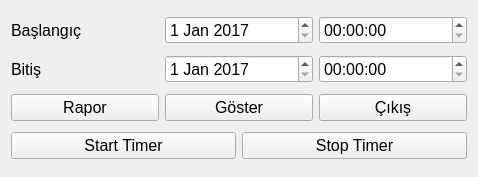
<?xml version="1.0" encoding="UTF-8"?>
<ui version="4.0">
 <class>Form</class>
 <widget class="QWidget" name="Form">
  <property name="geometry">
   <rect>
    <x>0</x>
    <y>0</y>
    <width>478</width>
    <height>177</height>
   </rect>
  </property>
  <property name="windowTitle">
   <string>report</string>
  </property>
  <layout class="QHBoxLayout" name="horizontalLayout_5">
   <item>
    <layout class="QVBoxLayout" name="verticalLayout">
     <item>
      <layout class="QHBoxLayout" name="horizontalLayout_2">
       <item>
        <widget class="QLabel" name="label">
         <property name="font">
          <font>
           <pointsize>12</pointsize>
          </font>
         </property>
         <property name="text">
          <string>Başlangıç</string>
         </property>
        </widget>
       </item>
       <item>
        <widget class="QDateEdit" name="dateEdit_begin">
         <property name="font">
          <font>
           <pointsize>12</pointsize>
          </font>
         </property>
         <property name="dateTime">
          <datetime>
           <hour>0</hour>
           <minute>0</minute>
           <second>0</second>
           <year>2017</year>
           <month>1</month>
           <day>1</day>
          </datetime>
         </property>
        </widget>
       </item>
       <item>
        <widget class="QTimeEdit" name="timeEdit_begin">
         <property name="font">
          <font>
           <pointsize>12</pointsize>
          </font>
         </property>
        </widget>
       </item>
      </layout>
     </item>
     <item>
      <layout class="QHBoxLayout" name="horizontalLayout_3">
       <item>
        <widget class="QLabel" name="label_2">
         <property name="font">
          <font>
           <pointsize>12</pointsize>
          </font>
         </property>
         <property name="text">
          <string>Bitiş</string>
         </property>
        </widget>
       </item>
       <item>
        <widget class="QDateEdit" name="dateEdit_end">
         <property name="font">
          <font>
           <pointsize>12</pointsize>
          </font>
         </property>
         <property name="dateTime">
          <datetime>
           <hour>0</hour>
           <minute>0</minute>
           <second>0</second>
           <year>2017</year>
           <month>1</month>
           <day>1</day>
          </datetime>
         </property>
        </widget>
       </item>
       <item>
        <widget class="QTimeEdit" name="timeEdit_end">
         <property name="font">
          <font>
           <pointsize>12</pointsize>
          </font>
         </property>
        </widget>
       </item>
      </layout>
     </item>
     <item>
      <layout class="QHBoxLayout" name="horizontalLayout_4">
       <item>
        <widget class="QPushButton" name="pushButton_report">
         <property name="font">
          <font>
           <pointsize>12</pointsize>
          </font>
         </property>
         <property name="text">
          <string>Rapor</string>
         </property>
        </widget>
       </item>
       <item>
        <widget class="QPushButton" name="pushButton_show">
         <property name="font">
          <font>
           <pointsize>12</pointsize>
          </font>
         </property>
         <property name="text">
          <string>Göster</string>
         </property>
        </widget>
       </item>
       <item>
        <widget class="QPushButton" name="pushButton_quit">
         <property name="font">
          <font>
           <pointsize>12</pointsize>
          </font>
         </property>
         <property name="text">
          <string>Çıkış</string>
         </property>
        </widget>
       </item>
      </layout>
     </item>
     <item>
      <layout class="QHBoxLayout" name="horizontalLayout">
       <item>
        <widget class="QPushButton" name="pushButton_start_time">
         <property name="font">
          <font>
           <pointsize>12</pointsize>
          </font>
         </property>
         <property name="text">
          <string>Start Timer</string>
         </property>
        </widget>
       </item>
       <item>
        <widget class="QPushButton" name="pushButton_stop_time">
         <property name="font">
          <font>
           <pointsize>12</pointsize>
          </font>
         </property>
         <property name="text">
          <string>Stop Timer</string>
         </property>
        </widget>
       </item>
      </layout>
     </item>
    </layout>
   </item>
  </layout>
 </widget>
 <resources/>
 <connections/>
</ui>
